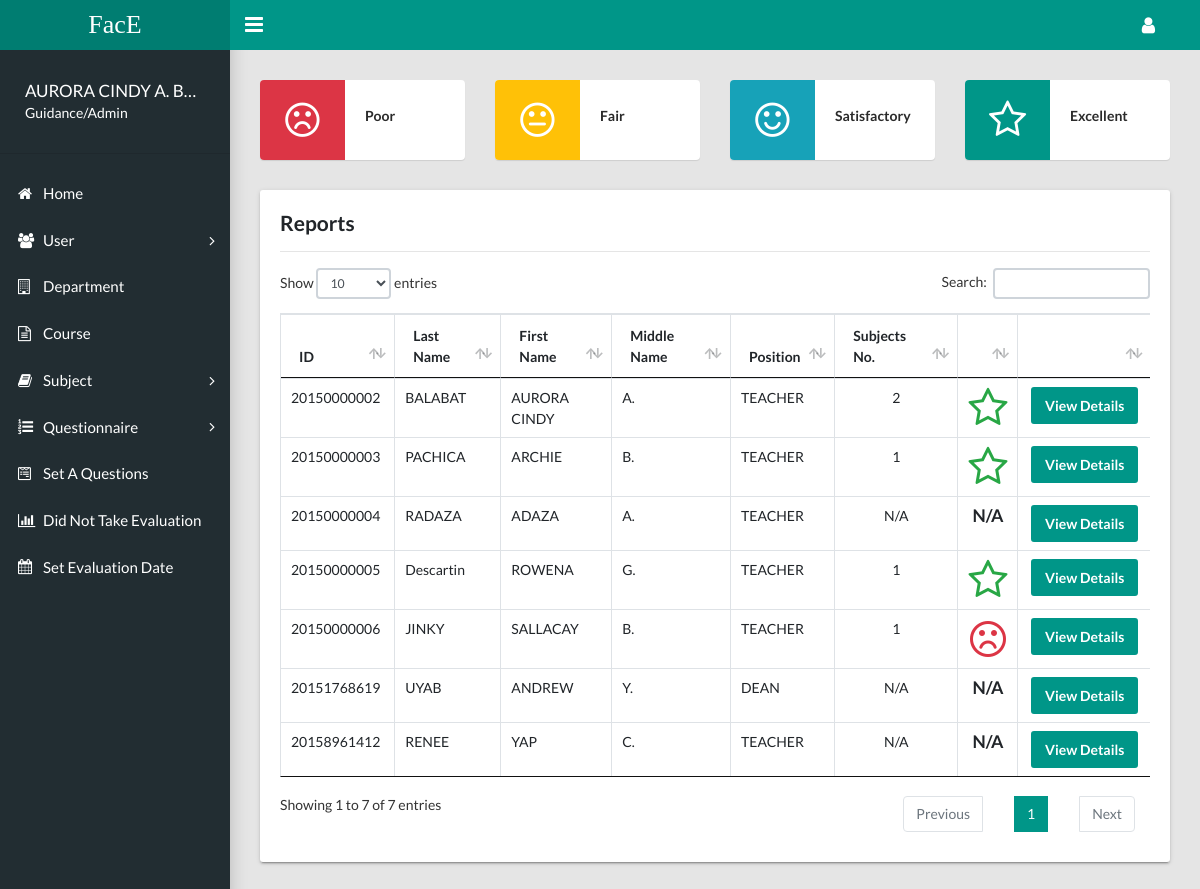
The page /admin/guidance/index.php (signed in) on the database its author committed.
### tables this page shows
CREATE TABLE `faculty` (
  `Faculty_ID` bigint(15) NOT NULL,
  `Faculty_Lastname` varchar(50) NOT NULL,
  `Faculty_Firstname` varchar(50) NOT NULL,
  `Faculty_Middlename` varchar(50) NOT NULL,
  `Position` varchar(50) NOT NULL,
  `Status` varchar(50) NOT NULL,
  `Password` text NOT NULL
);

CREATE TABLE `eval_range` (
  `id` int(5) NOT NULL,
  `range_to` decimal(5,2) NOT NULL,
  `range_from` decimal(5,2) NOT NULL,
  `description` varchar(15) NOT NULL
);

### admin/function/function_Guidance.php (called while the page is built, shortened)
<?php
    class funcGuidance{
        function getRange($conn){
            $query2 = "SELECT * FROM eval_range";
            $res2 = mysqli_query($conn, $query2);
            return $res2;
        }
        function getAllTeacher($conn){
            $query4 = "SELECT * FROM faculty where Position = 'Teacher' or Position = 'Dean' ";
            $res4 = mysqli_query($conn, $query4);
            return $res4;
        }
        function getCurrentData($conn, $key){
            $q = "SELECT DISTINCT subject_offer.Subject_Code , term.Term_Name, subject_offer.Subject_Offer_ID, subject_offer.Faculty_ID,
                    subject.Subject_Description, subject_taken_handle.Evaluation_ID, evaluation.Evaluation_ScheduleFrom, evaluation.Evaluation_ScheduleTo, sy.SY_Name
                FROM subject_offer
                INNER JOIN term on subject_offer.Term_ID = term.Term_ID
                INNER JOIN subject on subject_offer.Subject_Code = subject.Subject_Code
                INNER JOIN subject_taken_handle on subject_offer.Subject_Offer_ID = subject_taken_handle.Subject_Offer_ID
                INNER JOIN evaluation on subject_taken_handle.Evaluation_ID = evaluation.Evaluation_ID
                INNER JOIN sy on subject_offer.SY_ID = sy.SY_ID
                WHERE subject_offer.Faculty_ID  = '".$key."' ";
            $r = mysqli_query($conn,$q);
            return $r;
        }
    }

### admin/guidance/index.php (the view, shortened to what this page needs)
<?php
	include("../include/header-guidance.php");
	include("../include/sidebar-guidance.php");
	include("../function/function_Guidance.php");
	$data = new funcGuidance();
	$result = $data->getAllTeacher($conn);
	$eval_range = $data->getRange($conn);
?>
<main class="app-content">
	<div class="clearix">
	<?php
			$arrOfRange = array();
			while($range = $eval_range -> fetch_object()){
				$obj = $range;
				array_push($arrOfRange, $obj);
			}
		?>
		<div class="row">
			<div data-toggle="modal" data-target="#poor" class="rangeDiv col-sm-6 col-lg-3">
				<div class="widget-small danger coloured-icon"><i class="icon fa fa-frown-o fa-3x"></i>
					<div class="info">
						<h6>Poor</h4>
					</div>
				</div>
			</div>
			<div data-toggle="modal" data-target="#fair" class="rangeDiv col-md-6 col-lg-3">
				<div class="widget-small warning coloured-icon"><i class="icon fa fa-meh-o fa-3x"></i>
					<div class="info">
						<h6>Fair</h4>
					</div>
				</div>
			</div>
			<div data-toggle="modal" data-target="#satisfactory" class="rangeDiv col-md-6 col-lg-3">
				<div class="widget-small info coloured-icon"><i class="icon fa fa-smile-o fa-3x"></i>
					<div class="info">
						<h6>Satisfactory</h4>
					</div>
				</div>
			</div>
			<div data-toggle="modal" data-target="#excellent" class="rangeDiv col-md-6 col-lg-3">
				<div class="widget-small primary coloured-icon"><i class="icon fa fa-star-o fa-3x"></i>
					<div class="info">
						<h6>Excellent</h4>
					</div>
				</div>
			</div>
		</div>
		<div class="row">
			<div class="col-md-12">
				<div class="tile">
					<div >
						<h4>Reports</h4>
					</div>
					<hr>
					<div class="tile-body">
						<form method="POST">
							<div class="table-responsive">
								<table class="table table-hover table-bordered" id="tb1">
									<thead>
										<tr>
											<th>ID</th>
											<th>Last Name</th>
											<th>First Name</th>
											<th>Middle Name</th>
											<th>Position</th>
											<th>Subjects No.</th>
											<th></th>
											<th></th>
										</tr>
									</thead>
									<tbody>
									<?php  while ($res = $result -> fetch_object()):?>
										<tr>
											<td><?php echo $res->Faculty_ID?></td>
											<td><?php echo $res->Faculty_Lastname?></td>
											<td><?php echo $res->Faculty_Firstname?></td>
											<td><?php echo $res->Faculty_Middlename?></td>
											<td><?php echo $res->Position?></td>
											<?php
												$result2 = $data->getCurrentData($conn, $res->Faculty_ID);
												$count = mysqli_num_rows($result2);
												if($count > 0){
													echo "<td style='text-align: center'>".$count."</td>";
												}
												else{echo "<td style='text-align: center'>N/A</td>";}
											?>
											<td class="text-center"><?php
													$totalRes = array();
													$result4 = $data->getAllTeacherData($conn, $res->Faculty_ID);
													while($res4 = mysqli_fetch_array($result4)){
														$aves = $res4['average_rate'];
														array_push($totalRes,$aves);
													}
													if($totalRes){
														$totalArray = array_sum($totalRes) / count($totalRes);
														$totalOverall = number_format($totalArray, 2, '.', '');
														foreach ($arrOfRange as $key) {
															if($totalOverall <= $key->range_from && $totalOverall >= $key->range_to){
																if ($key->id == 1) {
																	echo "<i class=' text-danger icon fa fa-frown-o fa-3x'></i>";
																}elseif ($key->id == 2) {
																	echo "<i class='icon text-warning fa fa-meh-o fa-3x'></i>";
																}elseif ($key->id == 3) {
																	echo "<i class='icon fa text-info fa-smile-o fa-3x'></i>";
																}elseif ($key->id == 4) {
																	echo "<i class='text-success icon fa fa-star-o fa-3x'></i>";
																}
															}
														}
												}
												else{ echo "<h5>N/A</h5>"; }
												 ?></td>
											<td class="text-center"><a  class="btn  btn-primary" href="index_record.php?Faculty_ID=<?php echo $res->Faculty_ID;?>">View Details</a></td>
										</tr>
									<?php endwhile; ?>
									</tbody>
								</table>
							</div>
						</form>
					</div>
				</div>
			</div>
		</div>
	</main>
	<?php include("../include/footer-guidance.php") ?>

### admin/include/sidebar-guidance.php (shortened to what this page needs)
<?php
$sql = "SELECT Faculty_Firstname, Faculty_Lastname, Faculty_Middlename FROM  faculty
WHERE Faculty_ID = '".$_SESSION['Faculty_ID']."' ";
$result =  $conn -> query($sql);
$row = $result -> fetch_object();
?>
<aside class="app-sidebar">
    <div class="app-sidebar__user">
        <div class="container" style="text-align: auto">
            <p class="app-sidebar__user-name"><?php echo $row -> Faculty_Firstname.' '. $row -> Faculty_Middlename .' '.$row-> Faculty_Lastname ?></p>
            <p class="app-sidebar__user-designation">Guidance/Admin</p>
        </div>
    </div>
    <hr>
    <ul class="app-menu">
        <li>
            <a class="app-menu__item " href="../guidance/index.php">
                <i class="app-menu__icon fa fa-home"></i>
                <span class="app-menu__label">Home</span>
            </a>
        </li>
        <li class="treeview">
            <a class="app-menu__item" href="#" data-toggle="treeview">
                <i class="app-menu__icon fa fa-users"></i>
                <span class="app-menu__label">User</span>
                <i class="treeview-indicator fa fa-angle-right"></i>
            </a>
        </li>
        <li>
            <a class="app-menu__item " href="../guidance/Department.php">
                <i class="app-menu__icon fa fa-building-o  "></i>
                <span class="app-menu__label">Department</span>
            </a>
        </li>
        <li>
            <a class="app-menu__item " href="../guidance/Course.php">
                <i class="app-menu__icon fa fa-file-text-o"></i>
                <span class="app-menu__label">Course</span>
            </a>
        </li>
        <li class="treeview">
            <a class="app-menu__item" href="#" data-toggle="treeview">
                <i class="app-menu__icon fa fa-book"></i>
                <span class="app-menu__label">Subject</span>
                <i class="treeview-indicator fa fa-angle-right"></i>
            </a>
        </li>
        <li class="treeview">
            <a class="app-menu__item" href="#" data-toggle="treeview">
                <i class="app-menu__icon fa fa-list-ol"></i>
                <span class="app-menu__label">Questionnaire</span>
                <i class="treeview-indicator fa fa-angle-right"></i>
            </a>
        </li>
         <li>
            <a class="app-menu__item " href="../guidance/Questionnaire_Add_Set.php">
                <i class="app-menu__icon fa fa-wpforms  "></i>
                <span class="app-menu__label">Set A Questions</span>
            </a>
        </li>
        <li>
            <a class="app-menu__item " href="../guidance/WhoDidNotTakeExam.php">
                <i class="app-menu__icon fa fa-bar-chart "></i>
                <span class="app-menu__label">Did Not Take Evaluation</span>
            </a>
        </li>
        <li>
            <a class="app-menu__item " href="../guidance/EvaluationSchedule.php">
                <i class="app-menu__icon fa fa-calendar "></i>
                <span class="app-menu__label">Set Evaluation Date</span>
            </a>
        </li>
    </ul>
</aside>

### admin/assets/css/style.css (style rules this page uses)
.rangeDiv { cursor: pointer; }

### css/datatable.css (style rules this page uses)
table.dataTable { width:100%;margin:0 auto;clear:both;border-collapse:separate;border-spacing:0 }
table.dataTable thead th,table.dataTable tfoot th { font-weight:bold }
table.dataTable thead th,table.dataTable thead td { padding:10px 18px;border-bottom:1px solid #111 }
table.dataTable thead .sorting,table.dataTable thead .sorting_asc,table.dataTable thead .sorting_desc,table.dataTable thead .sorting_asc_disabled,table.dataTable thead .sorting_desc_disabled { cursor:pointer;*cursor:hand;background-repeat:no-repeat;background-position:center right }
table.dataTable thead .sorting { background-image:url("../images/sort_both.png") }
table.dataTable tbody tr { background-color:#ffffff }
table.dataTable tbody th,table.dataTable tbody td { padding:8px 10px }
table.dataTable.no-footer { border-bottom:1px solid #111 }
table.dataTable,table.dataTable th,table.dataTable td { box-sizing:content-box }

### rows shown on the page
faculty: Faculty_Firstname "AURORA CINDY", Faculty_Middlename "A.", Faculty_Lastname "B…", Faculty_ID "20150000002", Faculty_Lastname "BALABAT", Position "TEACHER", count "2"
eval_range: range_from 4 (drawn)
faculty: Faculty_ID "20150000003", Faculty_Lastname "PACHICA", Faculty_Firstname "ARCHIE", Faculty_Middlename "B.", Position "TEACHER", count "1"
faculty: Faculty_ID "20150000004", Faculty_Lastname "RADAZA", Faculty_Firstname "ADAZA", Faculty_Middlename "A.", Position "TEACHER", shows "N/A"
faculty: Faculty_ID "20150000005", Faculty_Lastname "Descartin", Faculty_Firstname "ROWENA", Faculty_Middlename "G.", Position "TEACHER", count "1"
faculty: Faculty_ID "20150000006", Faculty_Lastname "JINKY", Faculty_Firstname "SALLACAY", Faculty_Middlename "B.", Position "TEACHER", count "1"
eval_range: range_from 1 (drawn)
faculty: Faculty_ID "20151768619", Faculty_Lastname "UYAB", Faculty_Firstname "ANDREW", Faculty_Middlename "Y.", Position "DEAN", shows "N/A"
faculty: Faculty_ID "20158961412", Faculty_Lastname "RENEE", Faculty_Firstname "YAP", Faculty_Middlename "C.", Position "TEACHER", shows "N/A"
